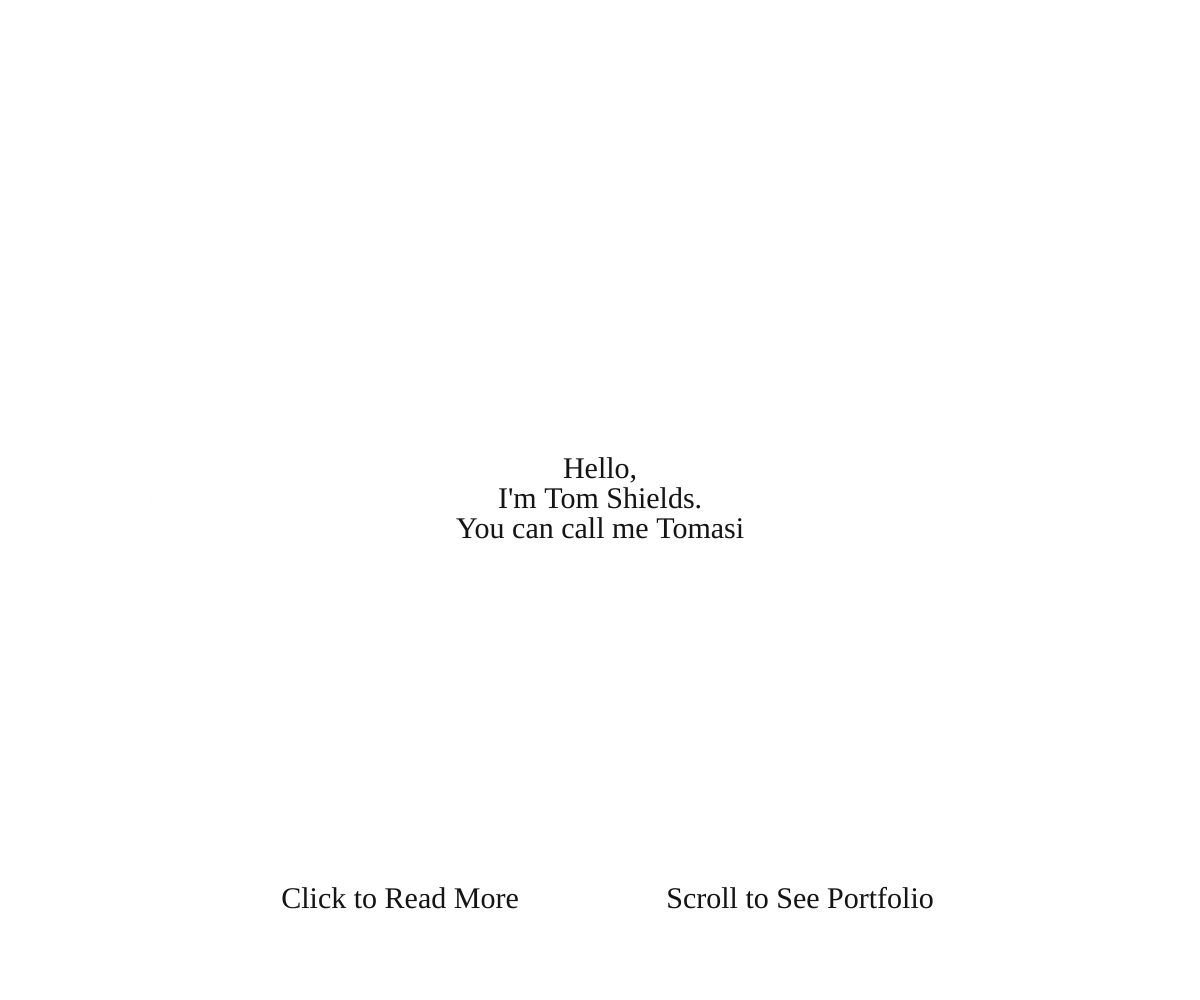
Frame 1 (no input)
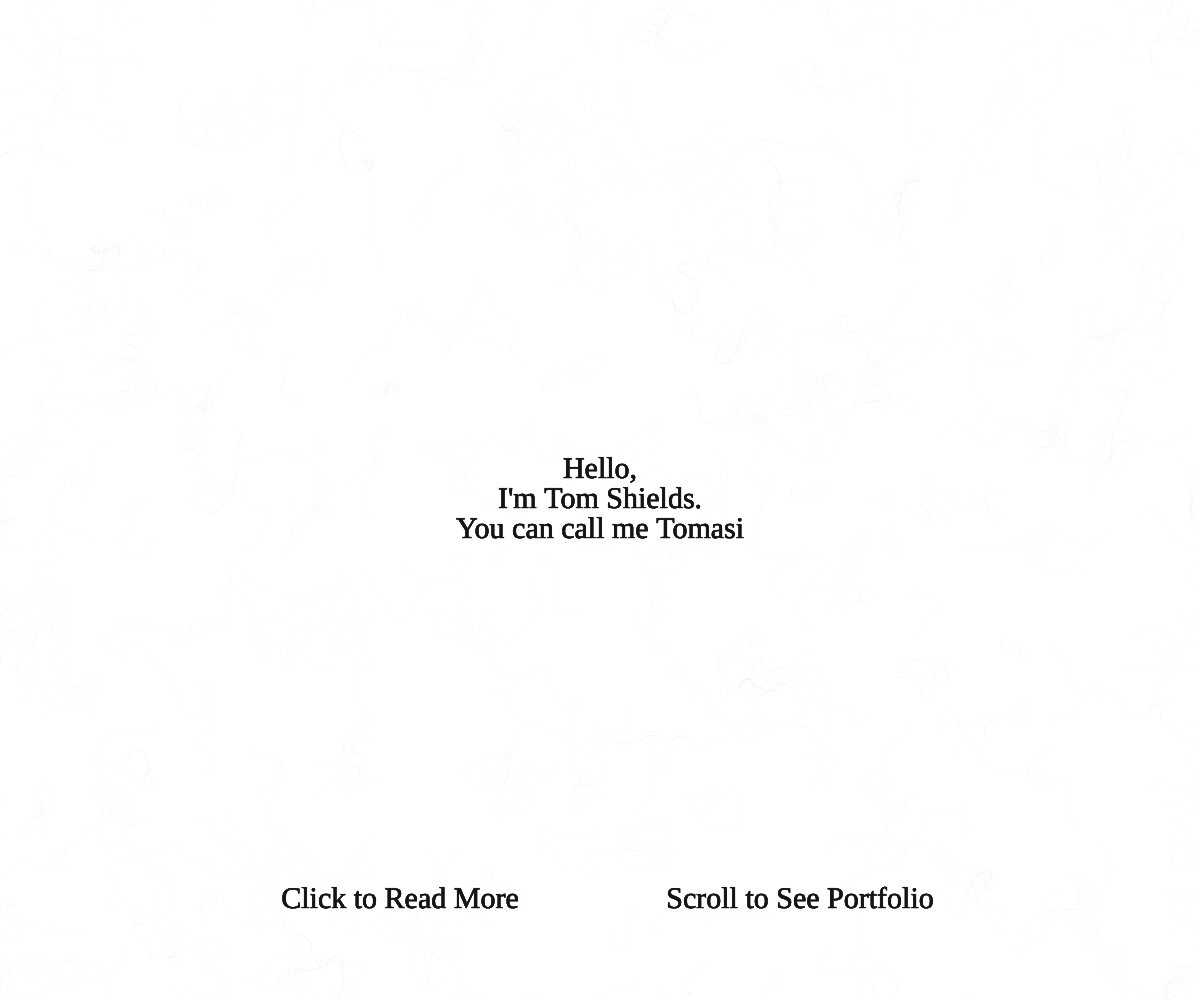
Frame 60 (no input)
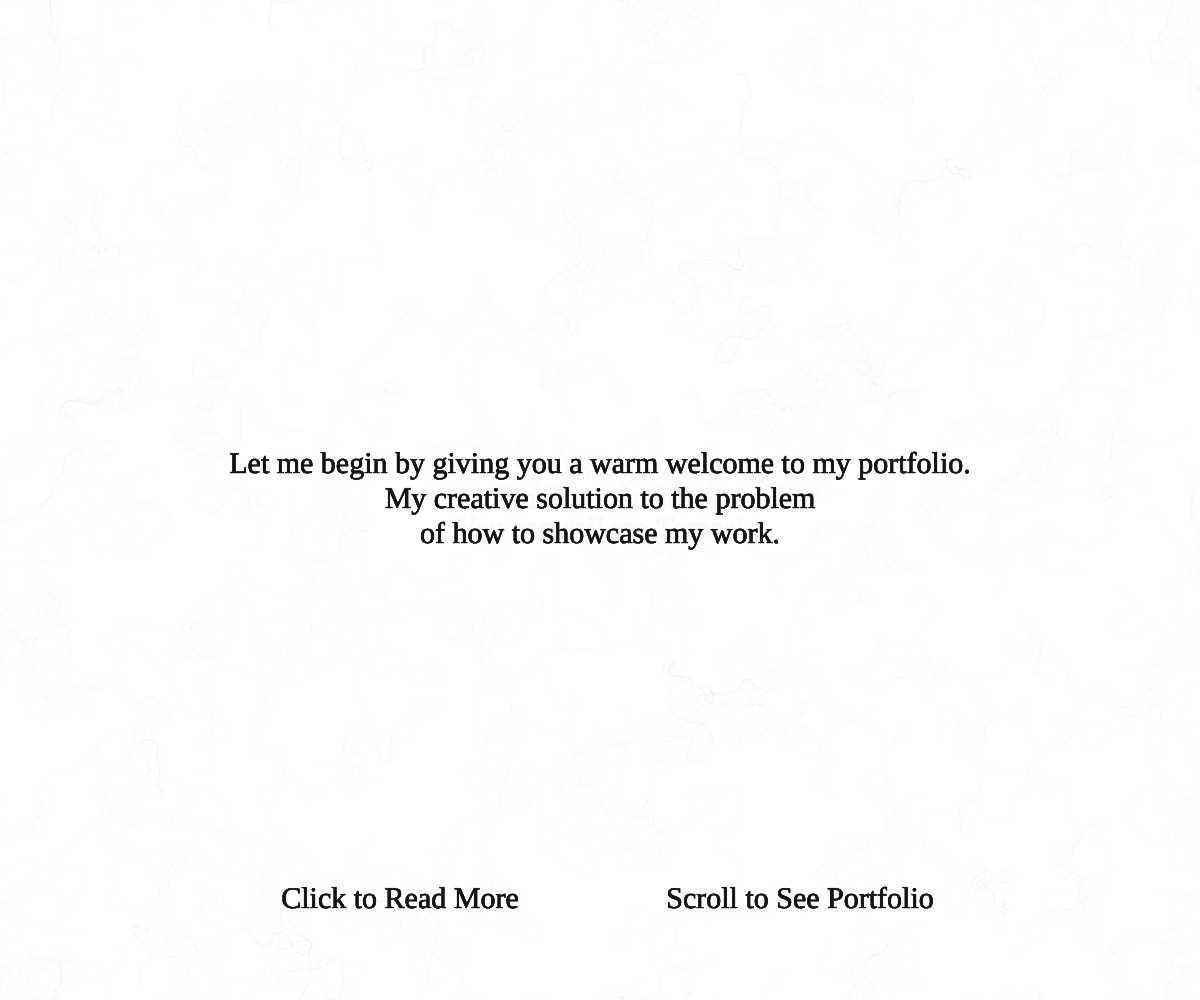
Frame 120 (the mouse pressed at the canvas centre since frame 60)

The p5.js sketch that drew these frames (run headless with seeded random() and noise() and a simulated clock; from frame 60 on, the mouse is pressed at the canvas centre):

// p5.js sketch
// ── sketch.js
var inc = 0.1;
var scl = 10;
var cols, rows;

var zoff = 0;

var fr;

var particles = [];

var flowfield = [];

var counter = 0;


function setup() {
  createCanvas(windowWidth, windowHeight);
  background(255);

  cols = floor(width / scl);
  rows = floor(height / scl);
  fr = createP('');


  flowfield = new Array(cols * rows);

  for (var i = 0; i < 500; i++) {
    particles[i] = new Particle();
  }

}

function draw() {

  //print(counter);



  var yoff = 0;
  for (var y = 0; y < rows; y++) {
    var xoff = 0
    for (var x = 0; x < cols; x++) {
      var index = (x + y * cols);
      var angle = noise(xoff, yoff, zoff) * TWO_PI * 4;
      var v = p5.Vector.fromAngle(angle);
      v.setMag(1);
      flowfield[index] = v;
      xoff += inc;
      stroke(0, 50);
      // push();
      // translate(x * scl, y * scl);
      // rotate(v.heading());
      // strokeWeight(1);
      // line(0, 0, scl, 0);
      // pop();
    }
    yoff += inc;

    zoff += 0.0003;
  }
  for (var i = 0; i < particles.length; i++) {
    particles[i].follow(flowfield);
    particles[i].update();
    particles[i].edges();
    particles[i].show();


  }
  
  // noStroke();
  // fill(255, 10)
  // rectMode(RADIUS);
  // rect(windowWidth / 2, windowHeight / 2, 500, 70, 100)
  // rect(windowWidth / 2 -200, windowHeight-100, 140, 35, 100)
  // rect(windowWidth / 2 + 200, windowHeight-100, 150, 35, 100)
  textShower();
  PorfoliotextAnimator();
  optionalText();
   noStroke();
  fill(255, 20)
  rectMode(RADIUS);
  rect(windowWidth / 2, windowHeight / 2, 500, 70, 100)
  rect(windowWidth / 2 -200, windowHeight-100, 140, 35, 100)
  rect(windowWidth / 2 + 200, windowHeight-100, 150, 35, 100)


  //fr.html(floor(frameRate()));

}

function textShower() {

  fill(0);
  textSize(30);
  textAlign(CENTER, CENTER);
  textFont('Georgia');

}

function mousePressed() {
  counter += 1;
}

function mouseWheel(event) {
  print(event.delta);
  
}

function PorfoliotextAnimator() {

  if (counter == 0) {
    text('Hello,', windowWidth / 2, windowHeight / 2 - 30);
    text('I\'m Tom Shields.', windowWidth / 2, windowHeight / 2);
    text('You can call me Tomasi', windowWidth / 2, windowHeight / 2 + 30);
  }
  if (counter == 1) {
    text('Let me begin by giving you a warm welcome to my portfolio.', windowWidth / 2, windowHeight / 2 - 35);
    text('My creative solution to the problem', windowWidth / 2, windowHeight / 2);
    text('of how to showcase my work.', windowWidth / 2, windowHeight / 2 + 35);
  }
  if (counter == 2) {
    text('I\'m an aspiring Creative Technologist,', windowWidth / 2, windowHeight / 2 - 35);
    text('ambitious to find innovative ways to blur the lines', windowWidth / 2, windowHeight / 2);
    text('between the digital and physical worlds.', windowWidth / 2, windowHeight / 2 + 35);
  }
  if (counter == 3) {
    text('I\'ve tried my hand at many skills; cheffing,', windowWidth / 2, windowHeight / 2 - 50);
    text('digital marketing, designing and  hosting immersive events.', windowWidth / 2, windowHeight / 2 - 20);
    text('Through studying interactive media and game design,', windowWidth / 2, windowHeight / 2 + 20);
    text('I found my true passion is in creative technology.', windowWidth / 2, windowHeight / 2 + 50);
  }
  if (counter == 4) {
    text('The common thread between many of these experiences', windowWidth / 2, windowHeight / 2 - 50);
    text('has become clear to me recently.', windowWidth / 2, windowHeight / 2 - 20);
    text('I am passionate about solving problems.', windowWidth / 2, windowHeight / 2 + 20);
    text('The more diverse the better.', windowWidth / 2, windowHeight / 2 + 50);
  }
  if (counter == 5) {
    text('I am a fast learner and a hard worker.', windowWidth / 2, windowHeight / 2 - 35);
    text('I hope to contribute to the challenging', windowWidth / 2, windowHeight / 2);
    text('and wonderful world of problem solving.', windowWidth / 2, windowHeight / 2 + 35);
  }
  if (counter == 6) {
    text('Thank you for taking the time to read about me.', windowWidth / 2, windowHeight / 2 - 20);
    text('Scroll to see my creations up to date.', windowWidth / 2, windowHeight / 2 + 20);
  }
  if (counter == 7) {
    text('Feel free to contact me if you have any questions,', windowWidth / 2, windowHeight / 2 - 35);
    text('if you would like to work together,', windowWidth / 2, windowHeight / 2);
    text('or if you just want to talk about life.', windowWidth / 2, windowHeight / 2 + 35);
  }
  if (counter == 8) {
    text('One Love', windowWidth / 2, windowHeight / 2);
  }
  
}

function optionalText (){
  if(counter == 0 || counter == 1 || counter == 2 || counter == 3 || counter == 4 || counter == 5 || counter == 6 || counter == 7){
     text('Click to Read More', windowWidth / 2 -200, windowHeight-100);
}
 if(counter == 0 || counter == 1 || counter == 2 || counter == 3 || counter == 4 || counter == 5 || counter == 6 || counter == 7 ){
  text('Scroll to See Portfolio', windowWidth / 2 + 200, windowHeight-100);
}
}
// ── particle.js
function Particle() {

  this.pos = createVector(random(width), random(height));
  this.vel = createVector(0, 0);
  this.acc = createVector(0, 0);
  this.maxspeed = 2;

  this.prevPos = this.pos.copy();

  this.update = function() {
    this.vel.add(this.acc);
    this.vel.limit(this.maxspeed);
    this.pos.add(this.vel);
    this.acc.mult(0);

  }

  this.follow = function(vectors) {
    var x = floor(this.pos.x / scl);
    var y = floor(this.pos.y / scl);
    var index = x + y * cols;
    var force = vectors[index];
    this.applyForce(force);

  }

  this.applyForce = function(force) {
    this.acc.add(force);
  }

  this.show = function() {
    stroke(0,10);
    strokeWeight(1);
    line(this.pos.x, this.pos.y, this.prevPos.x, this.prevPos.y);
    this.updatePrev();
    //point(this.pos.x, this.pos.y)
  }

  this.updatePrev = function() {
    this.prevPos.x = this.pos.x;
    this.prevPos.y = this.pos.y;
  }

  this.edges = function() {
    if (this.pos.x > width) {
      this.pos.x = 0;
    }
    this.updatePrev();
    if (this.pos.x < 0) {
      this.pos.x = width;
    }
    this.updatePrev();
    if (this.pos.y > height) {
      this.pos.y = 0;
    }
    this.updatePrev();
    if (this.pos.y < 0) {
      this.pos.y = height;
      this.updatePrev();
    }
  }
}
